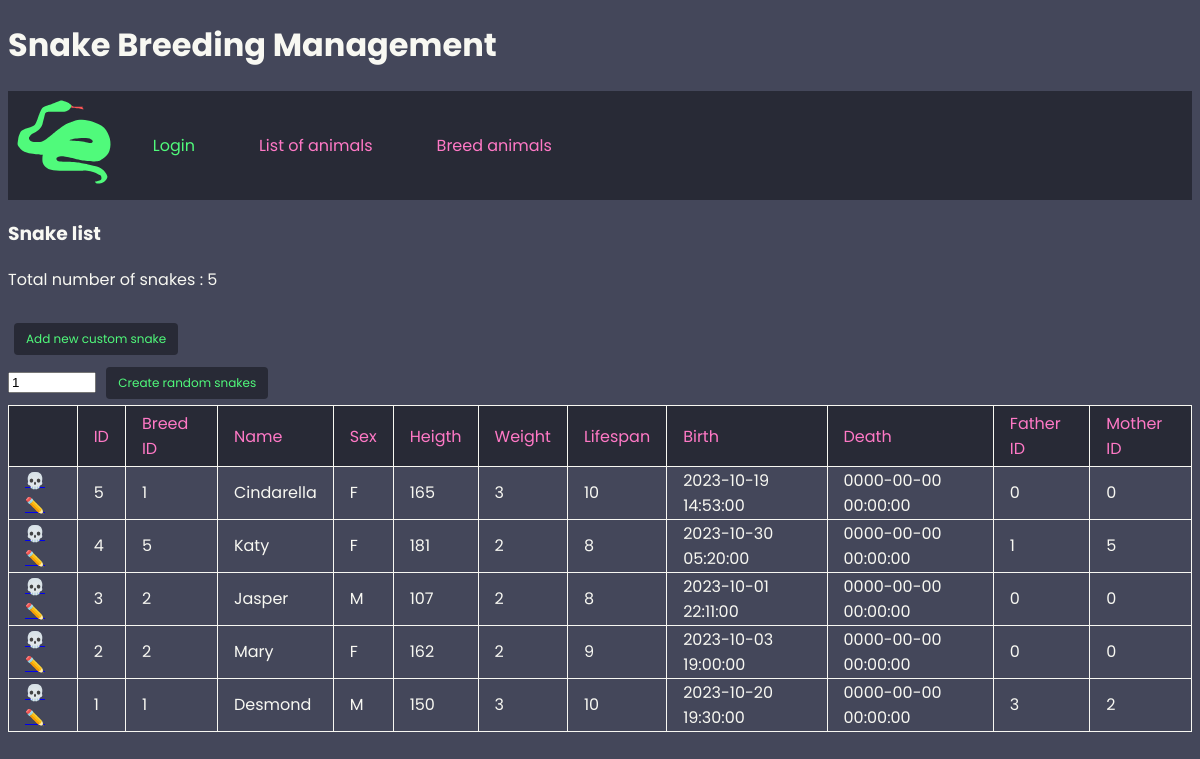
The app's page /index.php?page=animal_list (signed in), older data.
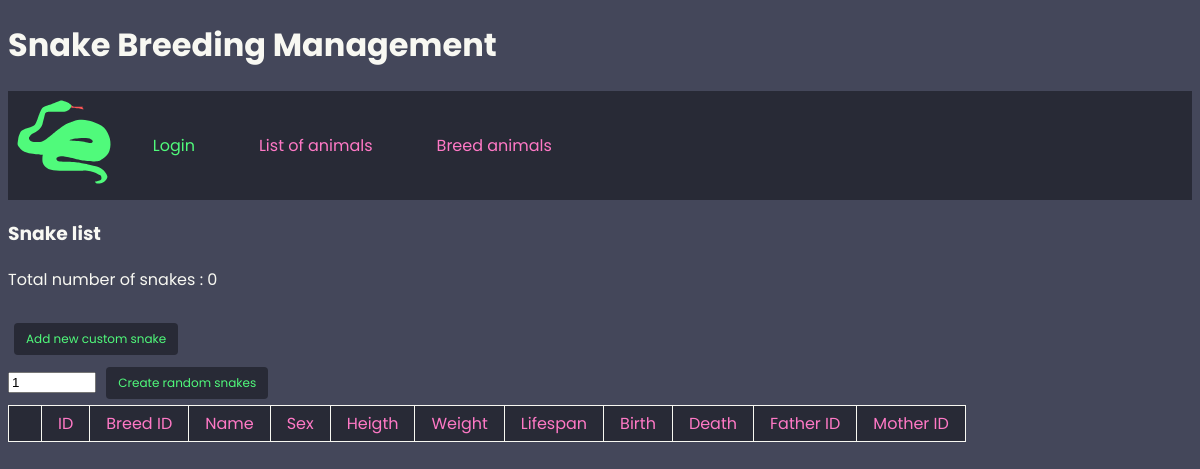
The same page, newer data.
### tables this page shows
CREATE TABLE animal (
    id_animal INT UNSIGNED NOT NULL AUTO_INCREMENT PRIMARY KEY,
    id_breed INT DEFAULT NULL,
    animal_name VARCHAR(30) DEFAULT NULL,
    animal_sex CHAR(1) DEFAULT NULL,
    animal_heigth DECIMAL DEFAULT NULL,
    animal_weight DECIMAL DEFAULT NULL,
    animal_lifespan INT DEFAULT NULL,
    birth_timestamp TIMESTAMP DEFAULT 0,
    death_timestamp TIMESTAMP DEFAULT 0,
    id_father INT DEFAULT 0,
    id_mother INT DEFAULT 0
);

### classes/dbconnect.class.php (called while the page is built, shortened)
<?php
class dbConnect {
    private $connect;
    public function __construct($h='localhost', $db='breedingManagement', $u='mariadb', $pw='mariadb*1') {
        $this->connect = new PDO("mysql:host=".$h.";dbname=".$db, $u, $pw);
        $this->connect->setAttribute(PDO::ATTR_ERRMODE, PDO::ERRMODE_EXCEPTION);
    }
    public function sendQuery($query, $fetch_type="both") {
        $startquery = explode(' ', trim($query));
        if ($startquery[0] == 'SELECT' || $startquery[0] == 'INSERT' || $startquery[0] == 'UPDATE' || $startquery[0] == 'DELETE' || $startquery[0] == 'CALL') {
            $result = $this->connect->query($query);
            if ($startquery[0] == 'SELECT') {
                if ($fetch_type == "num") {
                    $result = $result->fetchAll(PDO::FETCH_ASSOC);
                } else {
                    $result = $result->fetchAll();
                }
            }
            return $result;
        } else {
            return FALSE;
        }
    }
    public function getColumnNames($table) {
        $query = "SELECT label
                    FROM (SELECT DISTINCT COLUMN_NAME
                            FROM INFORMATION_SCHEMA.COLUMNS
                            WHERE TABLE_NAME = '".$table."')
                            as ids
                         INNER JOIN column_label
                                 ON ids.COLUMN_NAME = column_label.id_column_label;";
        return $this->sendQuery($query);
    }
}
?>

### classes/animal.class.php (called while the page is built, shortened)
<?php
class Animal {
    private $table = "animal";
    public function getAllLiveAnimals() {
        $db_connect = new dbConnect();
        return $db_connect->sendQuery("SELECT * FROM `".$this->table."` WHERE death_timestamp = '0000-00-00 00:00:00' ORDER BY id_animal DESC", "num");
    }
    public function countAnimals() {
        $db_connect = new dbConnect();
        return $db_connect->sendQuery("SELECT COUNT(*) as count_table FROM `".$this->table."`");
    }
    public function getColumnNames() {
        $db_connect = new dbConnect();
        return $db_connect->getColumnNames($this->table);
    }
}
?>

### pages/animal_list.php (the view, shortened to what this page needs)
<h3><?php echo ucfirst($_SESSION['animal_specie']) ?> list</h3>
<?php
if (isset($_SESSION['open']) && $_SESSION['open'] > 0) {
    $animal = new Animal();
    $count_animals = $animal->countAnimals();
    echo "Total number of ".$_SESSION['animal_specie_plural']." : ".$count_animals[0]['count_table']."<br><br>";
?>
<input class="button" type="button" onclick="window.location.href='index.php?page=edit_animal&choice=new'" value="Add new custom <?php echo $_SESSION['animal_specie'] ?>">
<form method="POST" action="">
    <input type=number step="1" min="1" max="500000" name="amount_to_create" value="1">
    <input class="button" type="submit" name="random_animal"value="Create random <?php echo $_SESSION['animal_specie_plural'] ?>">
</form>
<table>
    <tr>
        <th></th>
        <?php
        $animal_columns = $animal->getColumnNames('animal');
        foreach ($animal_columns as $column) {
            echo "<th>".$column['label']."</th>";
        }
        ?>
    </tr>
    <?php
    $animal_list = $animal->getAllLiveAnimals();
    foreach ($animal_list as $one_animal) {
        echo "<td><a href='index.php?page=declare_death&id=".$one_animal['id_animal']."'>💀</a> <a href='index.php?page=edit_animal&choice=edit&id=".$one_animal['id_animal']."'>✏️</a></td>";
        foreach ($one_animal as $value) {
            echo "<td>".$value."</td>";
        }
    }
} else {
    header("Location: index.php?page=login");
}
?>
</table>

### index.php (shortened to what this page needs)
<?php
    require_once('classes/dbconnect.class.php');
    require_once('classes/animal.class.php');
?>
<!DOCTYPE HTML>
<html>
    <head>
        <link rel="stylesheet" href="style.css" type="text/css" />
    </head>
    <body>
        <h1><?php echo ucfirst($_SESSION['animal_specie']) ?> Breeding Management</h1>
        <?php
            include('menu.php');
        ?>
        <div id="container">
        <?php
            $file_import = 'pages/'.$_GET['page'].'.php';
            if (file_exists($file_import)) {
                include($file_import);
            } else {
                echo "Page ".$file_import." is not available";
            }
        ?>
        </div>
    </body>
</html>

### menu.php
<div id="menu" class="top-menu">
    <div class="menu-icon"><img src="images/snake.svg" alt="Animal Logo"></div>
    <div class="menu-item"><a href="index.php?page=login">Login</a></div>
    <?php
    if (isset($_SESSION['open']) && $_SESSION['open'] > 0) {
        ?>
        <div class="menu-item admin-menu-item"><a href="index.php?page=animal_list">List of animals</a></div>
        <div class="menu-item admin-menu-item"><a href="index.php?page=breed_animals">Breed animals</a></div>
        <?php
    }
    ?>
</div>

### style.css (style rules this page uses)
body { font-family: 'Poppins', sans-serif; background-color: #44475a; color: #f8f8f2; }
.menu-icon img { width: 100px; height: auto; padding: 0.4em; }
.top-menu { display:flex; align-items: center; background-color: #282a36 ; color: #f8f8f2; }
.menu-item { padding: 1em 2em 1em 2em; }
.menu-item a { text-decoration: none; color: #50fa7b; }
.admin-menu-item a { color: #ff79c6; }
table, th, td { border: 1px solid #f8f8f2; border-collapse: collapse; }
th, td { padding-left: 1em; padding-right: 1em; text-align: left; }
th { background-color: #282a36; color:#ff79c6; font-weight: 400; padding-bottom: 0.3em; padding-top: 0.3em; }
.button { background-color: #282a36; color: #50fa7b; text-align: center; text-decoration: none; border: none; border-radius: 4px; padding: 0.6em 1em 0.6em 1em; font-family: 'Poppins', sans-serif; font-size: 0.75em; margin : 0.5em; }

Row changes from the older to the newer data that the page shows:
removed animal: id_animal "5", id_breed "1", animal_name "Cindarella", animal_sex "F", animal_heigth "165", animal_weight "3", animal_lifespan "10", birth_timestamp "2023-10-19 14:53:00", death_timestamp "0000-00-00 00:00:00", value "0"
removed animal: id_animal "4", value "5", animal_name "Katy", animal_sex "F", animal_heigth "181", animal_weight "2", animal_lifespan "8", birth_timestamp "2023-10-30 05:20:00", death_timestamp "0000-00-00 00:00:00", id_father "1"
removed animal: id_animal "3", value "2", animal_name "Jasper", animal_sex "M", animal_heigth "107", animal_lifespan "8", birth_timestamp "2023-10-01 22:11:00", death_timestamp "0000-00-00 00:00:00", value "0"
removed animal: value "2", animal_name "Mary", animal_sex "F", animal_heigth "162", animal_lifespan "9", birth_timestamp "2023-10-03 19:00:00", death_timestamp "0000-00-00 00:00:00", value "0"
removed animal: value "1", animal_name "Desmond", animal_sex "M", animal_heigth "150", value "3", animal_lifespan "10", birth_timestamp "2023-10-20 19:30:00", death_timestamp "0000-00-00 00:00:00", id_mother "2"
Text that changed along with them:
$count_animals[0]['count_table']: "5" → "0"
